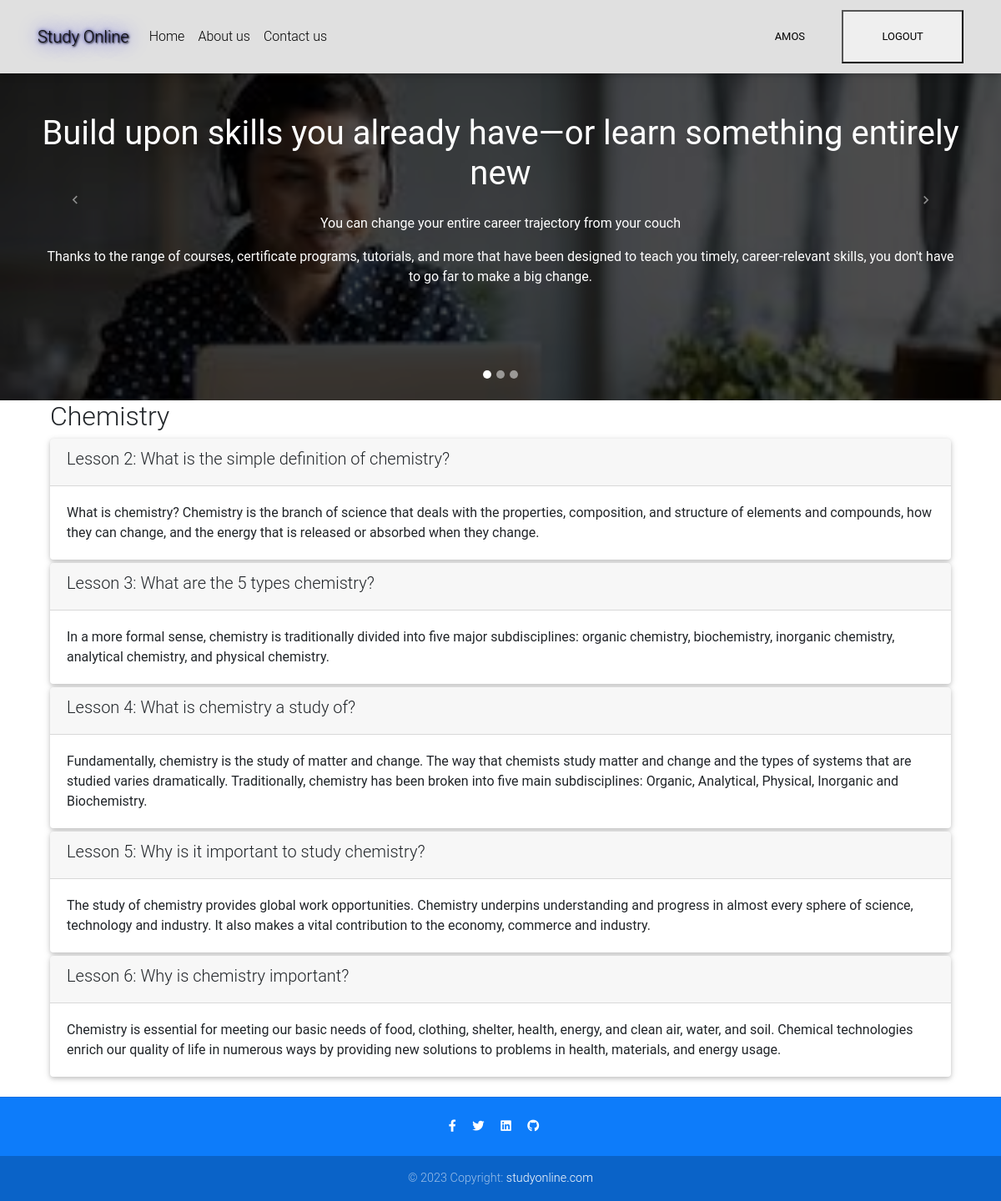
Page /10/ (signed in) on the committed database.
### studyonline/models.py (models this page shows, shortened)
class Course(models.Model):
    name = models.CharField(null=False, max_length=30, default='online course')
    image = models.ImageField(upload_to='course_images/')
    description = models.CharField(max_length=1000)
    pub_date = models.DateField(null=True)
    instructors = models.ManyToManyField(Instructor)
    users = models.ManyToManyField(settings.AUTH_USER_MODEL, through='Enrollment')
    total_enrollment = models.IntegerField(default=0)
    is_enrolled = False

class Lesson(models.Model):
    title = models.CharField(max_length=200, default="title")
    order = models.IntegerField(default=0)
    course = models.ForeignKey(Course, on_delete=models.CASCADE)
    content = models.TextField()

### studyonline/views.py (the view)
# urls.py: path('<int:pk>/', views.CourseDetailView.as_view(), name='course_details'),
class CourseDetailView(generic.DetailView):
    model = Course
    template_name = 'studyonline/course_detail_bootstrap.html'

### studyonline/templates/studyonline/course_detail_bootstrap.html (shortened to what this page needs)
{% extends 'studyonline/base.html' %}
{% block course_details %}
<div class="container-fluid">
    <h2>{{ course.name }}</h2>
    <div class="card-columns-vertical">
        {% for lesson in course.lesson_set.all %}
            <div class="card mt-1">
                <div class="card-header"><h5>Lesson {{lesson.order|add:1}}: {{lesson.title}}</h5></div>
                <div class="card-body">{{lesson.content}}</div>
            </div>
        {% endfor %}
    </div>
</div>
{% endblock %}

### studyonline/templates/studyonline/base.html (shortened to what this page needs)
{% load static %}
<!DOCTYPE html>
<html lang="en">
<head>
  <link rel="stylesheet" href="https://use.fontawesome.com/releases/v5.11.2/css/all.css">
  <link rel="stylesheet" href="https://maxcdn.bootstrapcdn.com/bootstrap/4.5.2/css/bootstrap.min.css">
  <link href="{% static 'css/bootstrap.min.css' %}" rel="stylesheet">
  <link href="{% static 'css/mdb.min.css' %}" rel="stylesheet">
  <link href="{% static 'css/style.min.css' %}" rel="stylesheet">
  <link href="{% static 'css/main.css' %}" rel="stylesheet" media="screen" type="text/css">
</head>
<body>
  <nav class="navbar fixed-top navbar-expand-lg navbar-light bg-light white scrolling-navbar">
    <div class="container">
      <div class="navbar-header">
        <a class="navbar-brand" href="{% url 'studyonline:index' %}" style="color: light blue;
text-shadow: 1px 1px 2px black, 0 0 25px blue, 0 0 5px darkblue;">Study Online</a>
      </div>
      <div class="collapse navbar-collapse" id="navbarSupportedContent">
        <ul class="navbar-nav mr-auto">
          <li class="nav-item">
            <a class="nav-link waves-effect" href="{% url 'studyonline:index' %}">Home
            </a>
          </li>
          <li class="nav-item">
            <a class="nav-link waves-effect" href="{% url 'studyonline:about' %}">About us</a>
          </li>
          <li class="nav-item">
            <a class="nav-link waves-effect" href="{% url 'studyonline:contact' %}">Contact us</a>
          </li>
        </ul>
        <ul class="nav navbar-nav navbar-right">
          {% if user.is_authenticated %}
          <li>
            <a class="btn btn-link" href="#">{{ user.first_name }} {{ user.username|capfirst }}</a>
            <button><a class="btn btn-link" href="{% url 'studyonline:logout' %}">Logout</a></button>
          </li>
          {% endif %}
        </ul>
      </div>
    </div>
  </nav>
  {% include 'studyonline/slideshow.html' %}
  <main>
    <div class="container">
            {% block course_details %}
            {% endblock %}
    </div>
  </main>
  <footer style="background-color: #0d7cfa;" class="page-footer text-center font-small mt-4 wow fadeIn">
    <hr class="my-4">
    <div class="pb-4">
      <a href="https://web.facebook.com/OlagbileCode" target="_blank">
        <i class="fab fa-facebook-f mr-3"></i>
      </a>
      <a href="https://twitter.com/Tolujoh_n" target="_blank">
        <i class="fab fa-twitter mr-3"></i>
      </a>
      <a href="https://www.linkedin.com/in/tolu-john-028060241/" target="_blank">
        <i class="fab fa-linkedin mr-3"></i>
      </a>
      <a href="https://github.com/Tolujoh-n" target="_blank">
        <i class="fab fa-github mr-3"></i>
      </a>
    </div>
    <div class="footer-copyright py-3">
      © 2023 Copyright:
      <a href="{% url 'studyonline:index' %}" target="_blank">studyonline.com </a>
    </div>
  </footer>
</body>
</html>

### studyonline/static/css/main.css (style rules this page uses)
html, body, .view { height: 100%; }
.page-footer { background-color: #0d7cfa; }

### studyonline/templates/studyonline/base.html (style rules this page uses)
html, body, header, .carousel { height: 60vh; }

### rows in the picture
Course: name "Chemistry"
Lesson: order|add "2", title "What is the simple definition of chemistry?", content "What is chemistry? Chemistry is the branch of science that deals with the properties, composition, and structure of elements and compounds, how they can change, and the energy that is released or absorbed when they change."
Lesson: order|add "3", title "What are the 5 types chemistry?", content "In a more formal sense, chemistry is traditionally divided into five major subdisciplines: organic chemistry, biochemistry, inorganic chemistry, analytical chemistry, and physical chemistry."
Lesson: order|add "4", title "What is chemistry a study of?", content "Fundamentally, chemistry is the study of matter and change. The way that chemists study matter and change and the types of systems that are studied varies dramatically. Traditionally, chemistry has been broken into five main subdisciplines: Organic, Analytical, Physical, Inorganic and Biochemistry."
Lesson: order|add "5", title "Why is it important to study chemistry?", content "The study of chemistry provides global work opportunities. Chemistry underpins understanding and progress in almost every sphere of science, technology and industry. It also makes a vital contribution to the economy, commerce and industry."
Lesson: order|add "6", title "Why is chemistry important?", content "Chemistry is essential for meeting our basic needs of food, clothing, shelter, health, energy, and clean air, water, and soil. Chemical technologies enrich our quality of life in numerous ways by providing new solutions to problems in health, materials, and energy usage."

### other values in the picture
{{ user.username|capfirst }} "AMOS"
